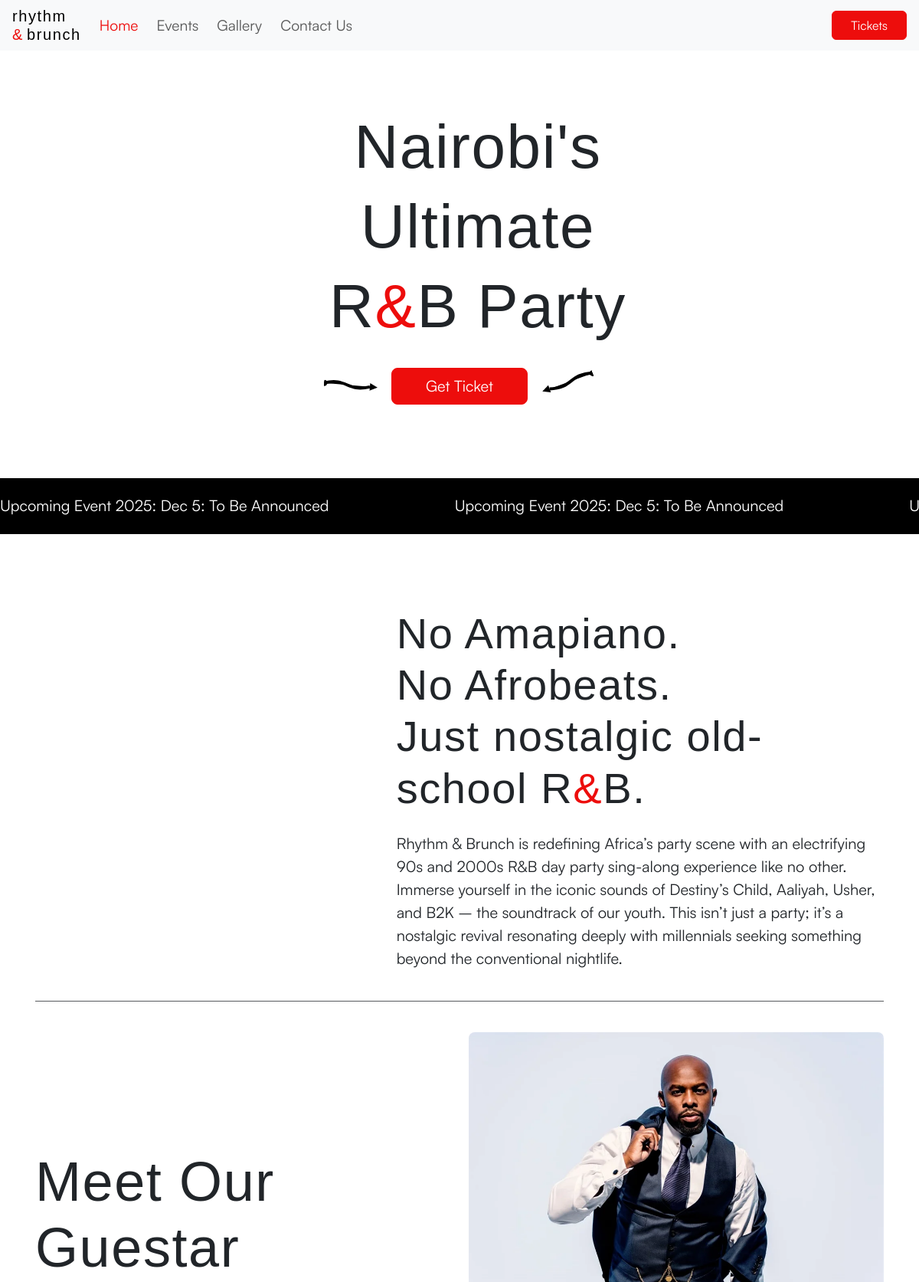
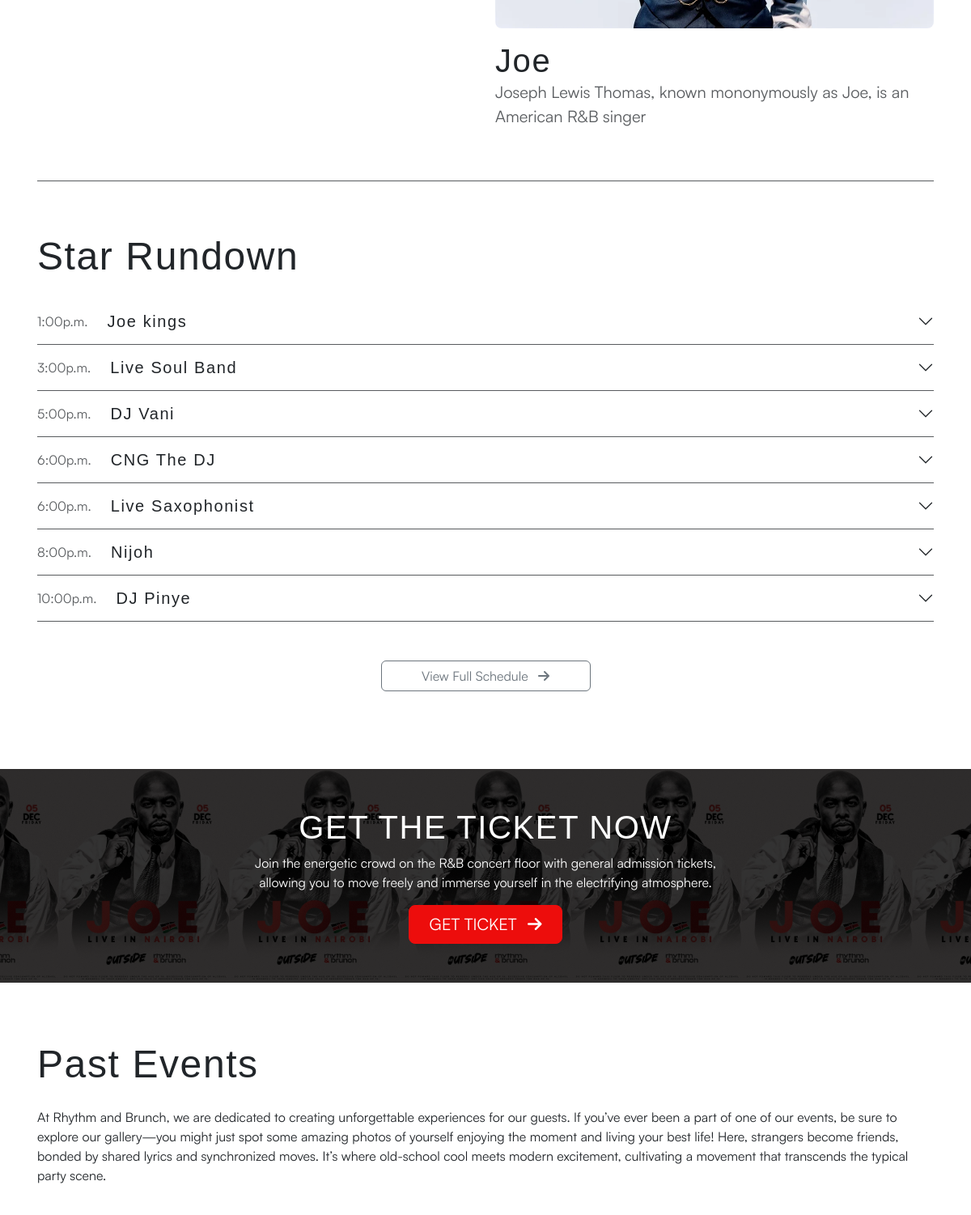
The page / (upper part) on the database its author committed (2 pictures, top to bottom).
### events/models.py (models this page shows, shortened)
class Event(models.Model):
    name = models.CharField(max_length=200, null=True, blank=True)
    poster = models.ImageField(upload_to="event_posters/", blank=True, null=True)
    poster_url = models.TextField(null=True, blank=True)
    date = models.DateField(null=True, blank=True)
    start_time = models.TimeField(null=True, blank=True)
    end_time = models.TimeField(null=True, blank=True)
    location = models.CharField(max_length=255, null=True, blank=True)
    venue = models.CharField(max_length=255, null=True, blank=True)
    disclaimer = models.TextField(null=True, blank=True)
    keywords = models.TextField(null=True, blank=True)
    description = models.TextField(null=True, blank=True)
    slug = models.SlugField(unique=True, null=True, blank=True)
    likes = models.CharField(default=0, max_length=9, null=True, blank=True)
    google_maps_link = models.TextField(null=True, blank=True)
    ticket_link = models.TextField(null=True, blank=True)
    meta_thumbnail = ResizedImageField(size=[1200, 630], crop=['middle', 'center'], quality=75, upload_to='thumbnails/', blank=True, null=True)
    small_poster = ResizedImageField(quality=75, upload_to='thumbnails/', blank=True, null=True)
    online = models.BooleanField(default=False)
    delete = models.BooleanField(default=False)
    created_at = models.DateTimeField(default=timezone.now)
    published_at = models.DateTimeField(blank=True, null=True)
    updated_at = models.DateTimeField(auto_now=True)
    hit_count_generic = GenericRelation(HitCount, object_id_field="object_pk", related_query_name="hit_count_generic_relation")
    @property
    def get_url(self):
        return reverse("event_detail", kwargs={"slug": self.slug})
    @property
    def view_schedule(self):
        return reverse("event_schedule", kwargs={"slug": self.slug})
    @property
    def get_poster(self):
        if self.poster:
            return self.poster.url
        if self.poster_url:
            return self.poster_url
        return static('rhythymandbrunch_poster.jpg')
    @property
    def is_upcoming(self):
        if self.date >= timezone.now().date():
            return "Upcoming"
        return "Past"
    class Meta:
        verbose_name = "Event"
        verbose_name_plural = "Events"
        ordering = ['-date']
    @property
    def get_schedule(self):
        if EventSchedule.objects.filter(event=self).exists():
            return EventSchedule.objects.filter(event=self)
        return None

class EventSchedule(models.Model):
    event = models.ForeignKey(Event, on_delete=models.CASCADE)
    performer = models.TextField(blank=True, null=True)
    performance_description = models.TextField(blank=True, null=True)
    start_time = models.DateTimeField(blank=True, null=True)
    end_time = models.DateTimeField(blank=True, null=True)
    image = models.ImageField(upload_to="schedule_images/", blank=True, null=True)
    thumbnail = ResizedImageField(quality=75, upload_to='thumbnails/', blank=True, null=True)
    size_small = ResizedImageField(size=[876, 876], quality=75, upload_to='thumbnails/', blank=True, null=True)
    class Meta:
        verbose_name = "Schedule"
        verbose_name_plural = "Schedules"
        ordering = ['start_time']
    @property
    def get_image(self):
        if self.image:
            return self.image.url
        return static('performer_placeholder.jpg')
        return

### frontend/views.py (the view)
# urls.py: path("", index, name="index"),
def index(request):
    events = Event.objects.all()
    latest_event = Event.objects.latest("date")
    context = {
        "events": events,
        "title_tag": "Home",
        "latest_event": latest_event,
        "meta_keywords": "rhythm, brunch, 90s rnb, 2000s rnb, culture",
        "meta_description": "Welcome to Rhythm & Brunch, where we embrace the rich 90s and 2000s R&B culture. Join us as we celebrate this dynamic genre with passion and immerse ourselves in captivating rhythms, thought-provoking lyrics and vibrant community.",
    }
    return render(request, "index.html", context)

### frontend/templates/index.html (shortened to what this page needs)
{% extends 'base.html' %}
{% block body %}
{% load static %}
{% include 'hero.html' %}
<div class="bg-black py-4 scrolling-text-container">
    <div class="scrolling-text-wrapper">
        {% if latest_event.is_upcoming == "Upcoming" %}
        <p class="h5 text-white my-0 scrolling-text">Upcoming Event {{ latest_event.date|date:"Y" }}: {{ latest_event.date|date:"M" }} {{ latest_event.date|date:"j" }}: {{ latest_event.venue }}</p>
        <p class="h5 text-white my-0 scrolling-text">Upcoming Event {{ latest_event.date|date:"Y" }}: {{ latest_event.date|date:"M" }} {{ latest_event.date|date:"j" }}: {{ latest_event.venue }}</p>
        <p class="h5 text-white my-0 scrolling-text">Upcoming Event {{ latest_event.date|date:"Y" }}: {{ latest_event.date|date:"M" }} {{ latest_event.date|date:"j" }}: {{ latest_event.venue }}</p>
        {% else %}
        <p class="h5 text-white my-0 scrolling-text">Kenya's BIGGEST Old School R&B Brunch</p>
        <p class="h5 text-white my-0 scrolling-text">Kenya's BIGGEST Old School R&B Brunch</p>
        <p class="h5 text-white my-0 scrolling-text">Kenya's BIGGEST Old School R&B Brunch</p>
        {% endif %}
    </div>
</div>
<div class="container px-3 my-5">
    <div class="row justify-content-between gx-4 align-items-center gy-5 my-4">
        <div class="col-sm-12 col-lg-4" data-aos="fade-up" data-aos-delay="100" data-aos-duration="600">
        </div>
        <div class="col-sm-12 col-lg-7" data-aos="fade-up" data-aos-delay="150" data-aos-duration="600">
            <h2 class="display-4" data-aos="fade-up" data-aos-delay="200" data-aos-duration="600">No Amapiano. <br>No Afrobeats. <br>Just nostalgic old-school R<span class="text-primary">&</span>B.</h2>
            <p class="mt-4 mb-0 lead">Rhythm & Brunch is redefining Africa’s party scene with an electrifying 90s and 2000s R&B day party sing-along experience like no other. Immerse yourself in the iconic sounds of Destiny’s Child, Aaliyah, Usher, and B2K – the soundtrack of our youth. This isn’t just a party; it’s a nostalgic revival resonating deeply with millennials seeking something beyond the conventional nightlife.</p>
        </div>
    </div>
    <div class="row justify-content-center align-items-center gy-4">
        <div class="col-12">
            <hr class="text-muted" data-aos="fade-up" data-aos-delay="50" data-aos-duration="600">
        </div>
        <div class="col-sm-12 col-lg-6">
            <h2 class="display-2" data-aos="fade-up" data-aos-delay="70" data-aos-duration="600">Meet Our Guestar</h2>
        </div>
        <div class="col-sm-12 col-lg-6">
            <img src="{% static 'img/joe.jpg' %}" alt="Joe Image" class="img-fluid rounded-3 w-100" data-aos="fade-up" data-aos-delay="100" data-aos-duration="600">
            <h3 class="display-6 mt-3 mb-0" data-aos="fade-up" data-aos-delay="150" data-aos-duration="600">Joe</h3>
            <p class="lead text-muted mb-0" data-aos="fade-up" data-aos-delay="200" data-aos-duration="600">Joseph Lewis Thomas, known mononymously as Joe, is an American R&B singer</p>
        </div>
    </div>
</div>
<div class="container px-3 my-5">
    <div class="row justify-content-center">
        <div class="col-12 mb-5">
            <hr class="text-muted" data-aos="fade-up" data-aos-delay="50" data-aos-duration="600">
        </div>
        <div class="col-12 mb-5">
            <h3 class="display-5 mb-4" data-aos="fade-up" data-aos-delay="100" data-aos-duration="600">Star Rundown</h3>
            <div class="accordion" id="accordionPanelsStayOpenExample">
                {% for performer in latest_event.get_schedule %}
                {% if forloop.counter == 2 %}
                <div class="accordion-item" data-aos="fade-up" data-aos-delay="{{ forloop.counter0 }}00" data-aos-duration="600">
                    <h2 class="accordion-header" id="panelsStayOpen-heading{{ performer.pk }}">
                        <button class="accordion-button collapsed px-0" type="button" data-bs-toggle="collapse" data-bs-target="#panelsStayOpen-collapse{{ performer.pk }}" aria-expanded="false" aria-controls="panelsStayOpen-collapse{{ performer.pk }}">
                            <p class="text-muted my-0 me-4">{{ performer.start_time|date:"g:ia" }}</p>
                            <h5 class="my-0">{{ performer.performer }}</h5>
                        </button>
                    </h2>
                </div>
                {% else %}
                <div class="accordion-item" data-aos="fade-up" data-aos-delay="{{ forloop.counter0 }}00" data-aos-duration="600">
                    <h2 class="accordion-header" id="panelsStayOpen-heading{{ performer.pk }}">
                        <button class="accordion-button collapsed px-0" type="button" data-bs-toggle="collapse" data-bs-target="#panelsStayOpen-collapse{{ performer.pk }}" aria-expanded="false" aria-controls="panelsStayOpen-collapse{{ performer.pk }}">
                            <p class="text-muted my-0 me-4">{{ performer.start_time|date:"g:ia" }}</p>
                            <h5 class="my-0">{{ performer.performer }}</h5>
                        </button>
                    </h2>
                </div>
                <hr class="text-muted my-0" data-aos="fade-up" data-aos-delay="{{ forloop.counter0 }}00" data-aos-duration="600">
                {% endif %}
                {% endfor %}
            </div>
        </div>
        <div class="col-sm-12 col-lg-3 mb-5">
            <a href="{{ latest_event.view_schedule }}" class="btn btn-outline-secondary w-100" data-aos="fade-up" data-aos-delay="100" data-aos-duration="600">View Full Schedule <i class="ms-2 fa-solid fa-arrow-right" data-aos="fade-right" data-aos-delay="400" data-aos-duration="600"></i> </a>
        </div>
    </div>
</div>
<div class="text-center mb-5 p-lg-5 py-5 event-cta-banner" style="background-image: url('{{ latest_event.get_poster }}');">
    <div class="container px-3">
        <div class="row justify-content-center">
            <div class="col-sm-12 col-lg-7">
                <h3 class="display-6 text-white" data-aos="fade-in" data-aos-delay="100" data-aos-duration="600">GET THE TICKET NOW</h3>
                <p class="text-white" data-aos="fade-up" data-aos-delay="150" data-aos-duration="600">
                    Join the energetic crowd on the R&B concert floor with general admission tickets,
                    allowing you to move freely and immerse yourself in the electrifying atmosphere.
                </p>
                <a href="{{ latest_event.get_url }}" class="btn btn-primary btn-lg px-4" data-aos="fade-right" data-aos-delay="200" data-aos-duration="600">
                    GET TICKET <i class="ms-2 fa-solid fa-arrow-right" data-aos="fade-right" data-aos-delay="500" data-aos-duration="600"></i>
                </a>
            </div>
        </div>
    </div>
</div>
<div class="container px-3 py-4 ">
    <div class="row gy-4">
        <div class="col-12">
            <h4 class="display-5 mb-4" data-aos="fade-up" data-aos-delay="100" data-aos-duration="600">Past Events</h2>
            <p data-aos="fade-up" data-aos-delay="100" data-aos-duration="200">At Rhythm and Brunch, we are dedicated to creating unforgettable experiences for our guests. If you’ve ever been a part of one of our events, be sure to explore our gallery—you might just spot some amazing photos of yourself enjoying the moment and living your best life! Here, strangers become friends, bonded by shared lyrics and synchronized moves. It’s where old-school cool meets modern excitement, cultivating a movement that transcends the typical party scene.</p>
        </div>
    </div>
</div>
{% endblock %}

### static/css/main.css (style rules this page uses)
body { font-family: 'Satoshi-Regular', sans-serif; font-weight: 600; background-color: #f4f0ee; }
h1, h2, h3, h4, h5, h6 { font-family: 'Media Sans Extended', sans-serif !important; letter-spacing: 0.1rem; font-weight: 400; }
p, a, small, li { font-family: 'Satoshi-Regular', sans-serif !important; font-weight: 400; }
.text-primary { color: #ed0d0c; }
.scrolling-text-container { overflow: hidden; position: relative; white-space: nowrap; background-color: black; padding: 1rem 0; }
.scrolling-text-wrapper { display: inline-block; white-space: nowrap; animation: scroll-left 20s linear infinite; }
.scrolling-text { display: inline-block; color: white; padding-right: 10rem; }
.event-cta-banner { position: relative; background-repeat: repeat-x; background-position: center; background-size: contain; overflow: hidden; }
.event-cta-banner::before { content: ""; position: absolute; top: 0; left: 0; width: 100%; height: 100%; background-color: rgba(0, 0, 0, 0.8); }
.event-cta-banner .container { position: relative; }

### rows shown on the page
Event: date "2025", date "Dec", date "5", venue "To Be Announced", get_poster (picture)
EventSchedule: start_time "1:00p.m.", performer "Joe kings"
EventSchedule: start_time "3:00p.m.", performer "Live Soul Band"
EventSchedule: start_time "5:00p.m.", performer "DJ Vani"
EventSchedule: start_time "6:00p.m.", performer "CNG The DJ"
EventSchedule: start_time "6:00p.m.", performer "Live Saxophonist"
EventSchedule: start_time "8:00p.m.", performer "Nijoh"
EventSchedule: start_time "10:00p.m.", performer "DJ Pinye"
